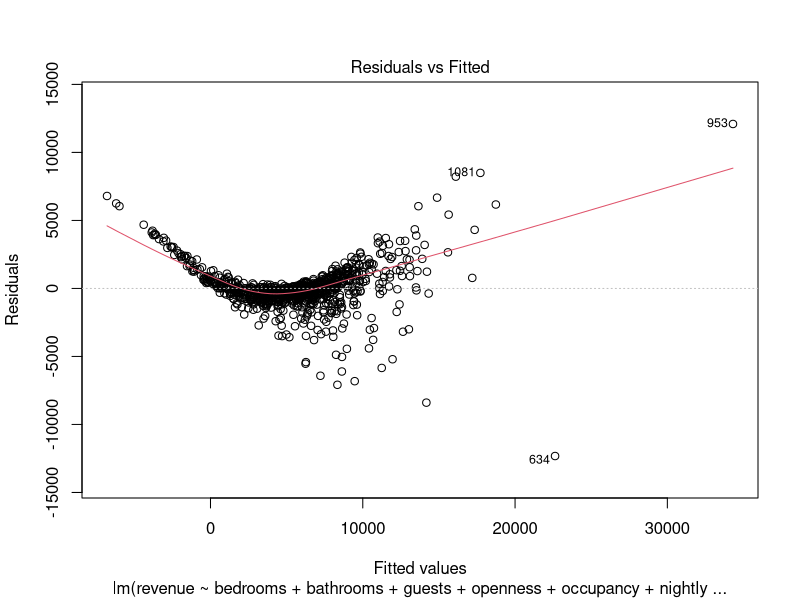
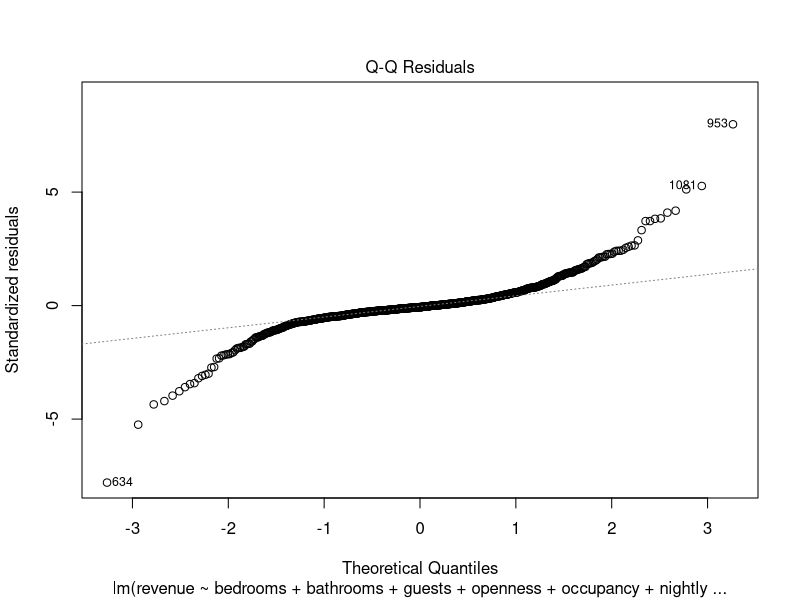
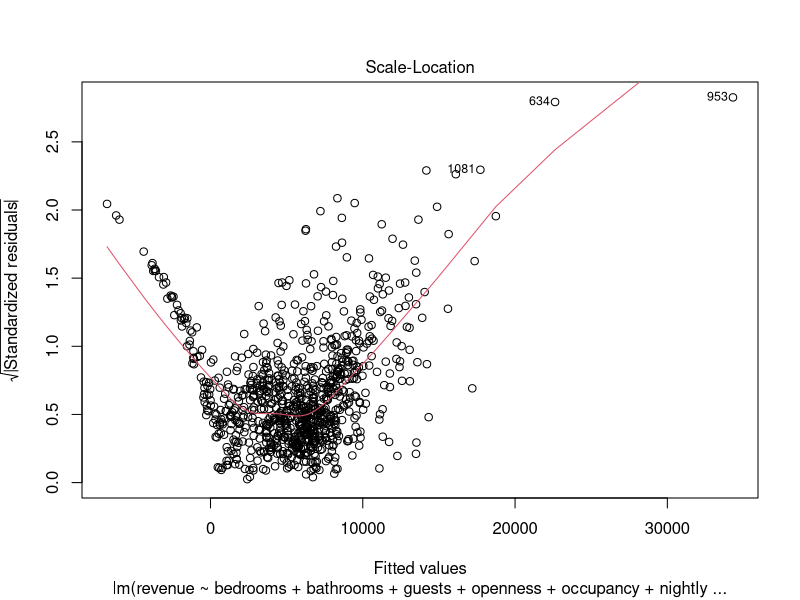
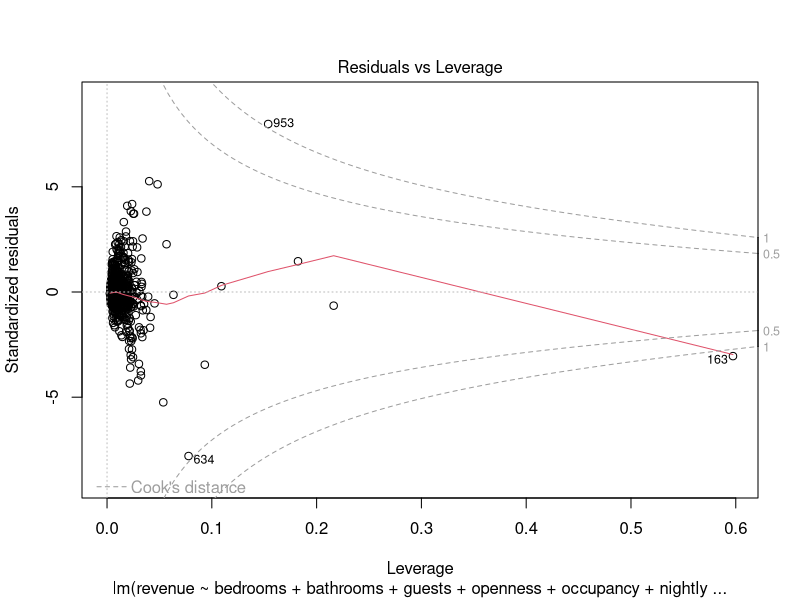

These charts were generated, in order, by the following R code:
library(ggplot2)
library(GGally)
library(dplyr)

setwd("/Users/kunthshah/Desktop/archive/")
market_data <- read.csv("market2019FINAL.csv", header = TRUE, sep = ";")

# Converting data
market_data$guests <- as.numeric(market_data$guests)
market_data$month <- as.Date(paste(market_data$month, "-01", sep = ""), format = "%Y-%m-%d")
market_data$Hot.Tub <- as.logical(market_data$Hot.Tub)
market_data$Pool <- as.logical(market_data$Pool)

# Perform one-hot encoding for 'host_type'
market_data <- market_data %>%
  mutate(
    Professionals = as.integer(host_type == "Professionals"),
    `2-5 Units` = as.integer(host_type == "2-5 Units"),
    # `Single Owners` = as.integer(host_type == "Single Owners"),
  ) %>%
  select(-host_type) # Remove the original 'host_type' column

str(market_data)
summary(market_data)

# Filter data for only 'Professional' host_type
professional_data <- market_data %>%
  filter(Professionals == 1)

# Normalize predictor variables
predictor_vars <- professional_data[, c("bedrooms", "bathrooms", "guests", "openness", 
                                        "occupancy", "nightly.rate", "lead.time", 
                                        "length.stay", "Hot.Tub", "Pool")]
normalized_data <- scale(predictor_vars)
professional_data[, c("bedrooms", "bathrooms", "guests", "openness", 
                      "occupancy", "nightly.rate", "lead.time", 
                      "length.stay", "Hot.Tub", "Pool")] <- normalized_data

# Fit regression model with normalized predictor variables
regr_mod <- lm(revenue ~ bedrooms + bathrooms + guests + openness + occupancy + nightly.rate + lead.time + length.stay + Hot.Tub + Pool, data = professional_data)
summary(regr_mod)

plot(regr_mod)
